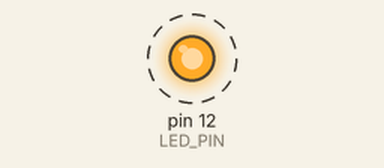
Bench run of a sketch on a simulated Arduino Uno, built with avr-gcc and run on an emulated ATmega328P. Shown: output pins drawn as LEDs (lit = HIGH). Dashed ring = blinking. What the sketch prints to the serial monitor is not drawn.

Above: at 0.5 s.
Timing chart, 0 to 4.6 s (numbered marks = the images above):
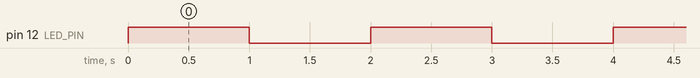

The sketch:

LedBlynk.ino
```cpp
#define LED_PIN 12   //ピンの番号を指定する

void setup() {
  Serial.begin(115200);               //シリアル通信のスタート
  Serial.println("LED Brynk start");  //コンソールに表示する
  pinMode(LED_PIN, OUTPUT);           //ピンを出力モードにする
}

void loop() {     //この中に書いた指示が繰り返される

  digitalWrite(LED_PIN, HIGH);    //点灯
  Serial.println("light on");     //表示して確認
  delay(1000);                    //指定した時間待つ

  digitalWrite(LED_PIN, LOW);     //消灯
  Serial.println("light off");
  delay(1000);
}
```

Measured:
- by itself, pin 12 (LED_PIN): alternates HIGH for 1.0 s and LOW for 1.0 s
